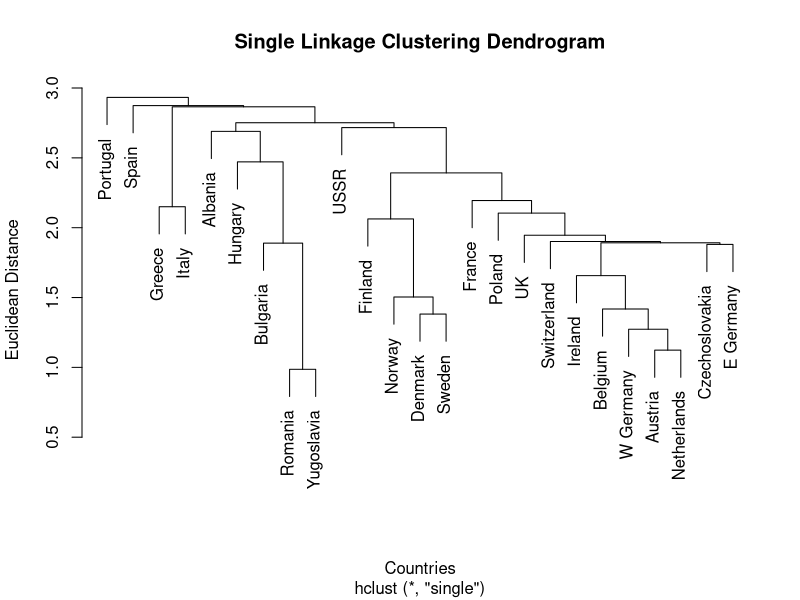
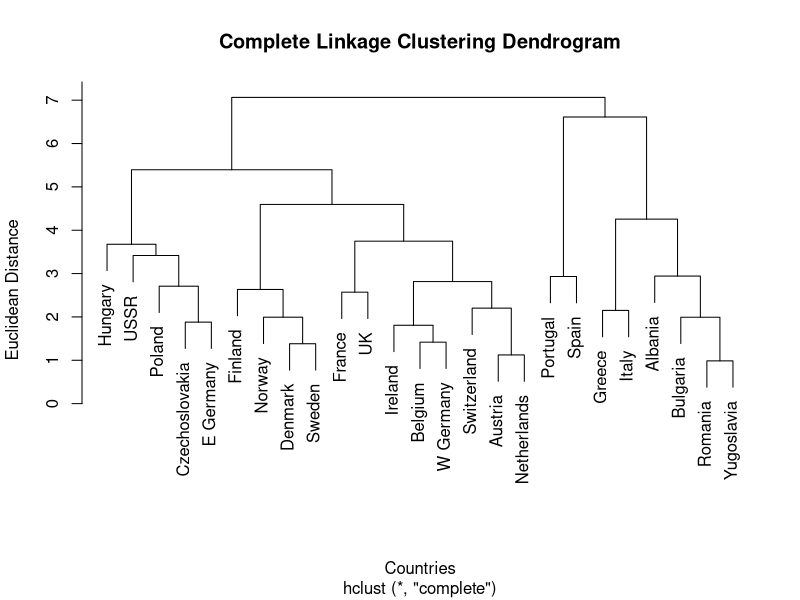
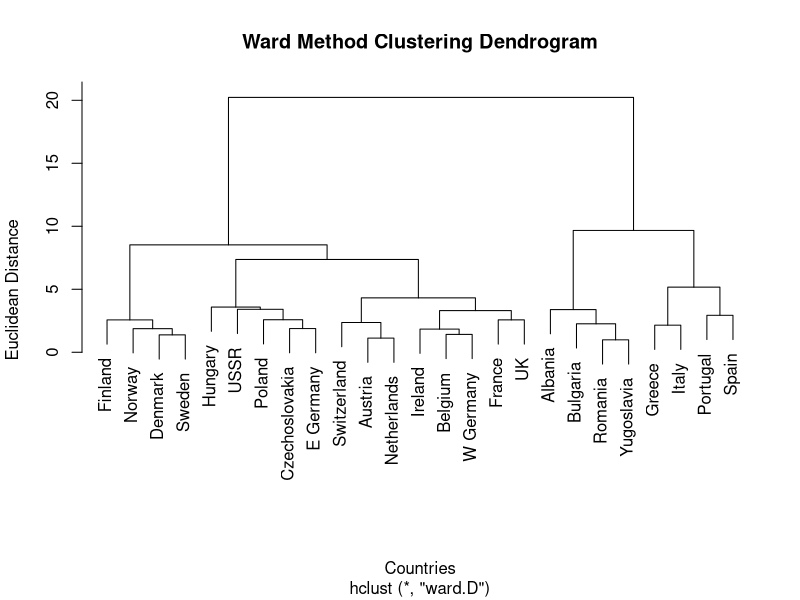
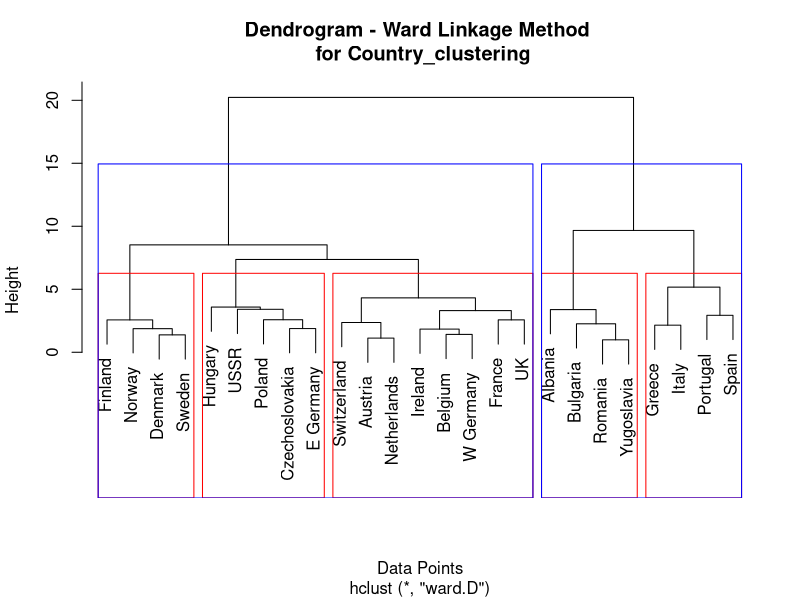

Reproduce these figures in R, in order. (Note: this script raises an error after producing the figures.)
## ---- chunk 1
# Set global code chunk options
knitr::opts_chunk$set(warning = FALSE)
## ---- chunk 2
library(cluster)
library(stats)
library(ggplot2)
library(magrittr)
library(dplyr)
library(tibble)
library(maps)
library(fields)
par(mfrow = c(1, 1))
## ---- chunk 3
# Setup data for clustering
protein <- read.csv("day3/data/protein.txt", sep = "\t", header = TRUE)
row.names(protein) <- protein$Country
protein <- protein[, -1]
protein <- scale(protein)
## ---- chunk 4
# Single Linkage Clustering
# Setup
single_linkage <- hclust(dist(protein), method = "single")

# Convert to dendrogram object
plot(single_linkage, main = "Single Linkage Clustering Dendrogram", xlab = "Countries", ylab = "Euclidean Distance")
## ---- chunk 5
# Complete Linkage Clustering
# Setup
complete_linkage <- hclust(dist(protein), method = "complete")

plot(complete_linkage, main = "Complete Linkage Clustering Dendrogram", xlab = "Countries", ylab = "Euclidean Distance")
## ---- chunk 6
# Ward Method Clustering
# Setup
ward_linkage <- hclust(dist(protein), method = "ward.D")

plot(ward_linkage, main = "Ward Method Clustering Dendrogram", xlab = "Countries", ylab = "Euclidean Distance")
## ---- chunk 7

# perform clustering
for (i in c("Country_clustering")){
    if (i == "Country_clustering"){
        data <- protein
    } else if (i == "Protein_clustering"){
        data <- protein_t
    }
    distance_matrix <- dist(data, method = "euclidean")
    hc_single <- hclust(distance_matrix, method = "ward.D")
    plot(hc_single, main = paste0("Dendrogram - Ward Linkage Method \n for ", i), xlab = "Data Points", ylab = "Height")
    abline(h = 70, col = "red", lwd = 2, lty = 2)
    abline(h = 38, col = "blue", lwd = 2, lty = 2)
}


rect.hclust(ward_linkage, k = 5, border = "red")
rect.hclust(ward_linkage, k = 2, border = "blue")
## ---- chunk 8
# Perform PCA on data
protein_pca <- protein
str(protein)


row.names(protein_pca) <- protein_pca$Country
protein_pca <- protein_pca[, -1]
protein_pca <- scale(protein_pca)
pca <- prcomp(protein_pca, scale = TRUE)

# Get loadings of PC
loadings <- pca$rotation
loadings_data <- data.frame(Variable = rownames(loadings), PC1 = loadings[, 1], PC2 = loadings[, 2])

# Perform Dimensionality reduction
scores <- pca$x
pca_data <- data.frame(Country = protein$Country, PC1 = scores[, 1], PC2 = scores[, 2])

ggplot() + 
  geom_point(data = pca_data, aes(x = PC1, y = PC2)) + 
  geom_text_repel(data = pca_data, aes(x = PC1, y = PC2, label = Country)) +
  geom_segment(data = loadings_data, aes(x = 0, y = 0, xend = PC1, yend = PC2),
               arrow = arrow(length = unit(0.3, "cm")), color = "red") +
  geom_text_repel(data = loadings_data, aes(x = PC1, y = PC2, label = Variable), color = "red") +
  labs(title = "PCA Biplot of Protein Data", x = "PC1", y = "PC2") +
  theme_minimal()
